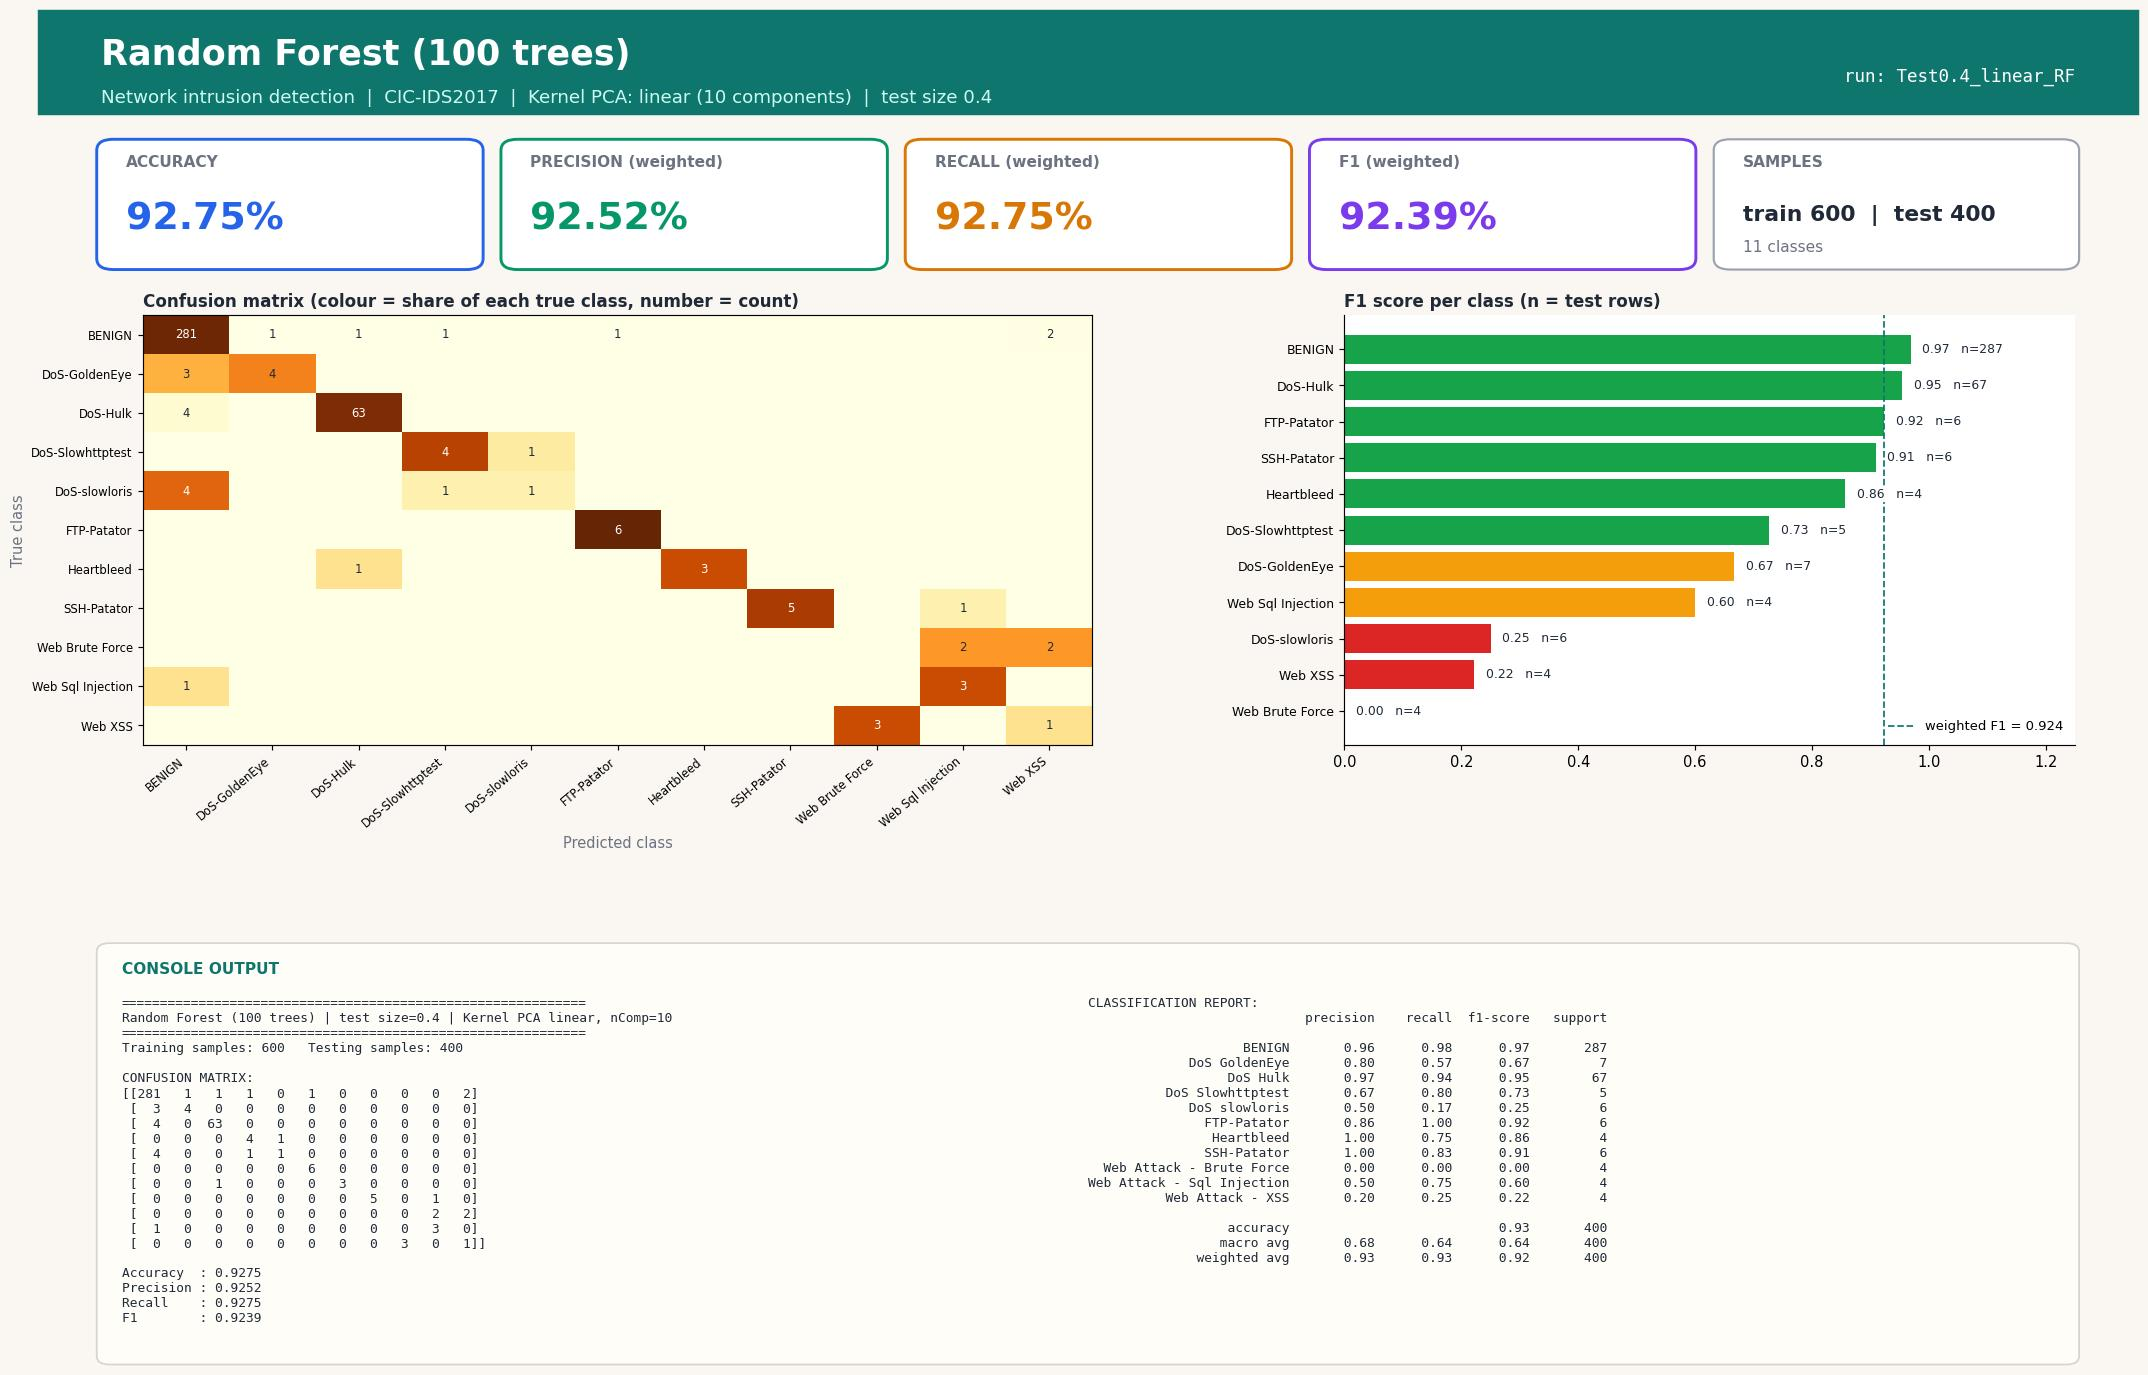

This figure's Python source:
#!/usr/bin/env python3
"""Random Forest (100 trees) | Test size 0.4 | Kernel PCA kernel=linear, n_components=10
CIC-IDS2017 (Tue+Wed+Thu-morning) 1000-row stratified sample.
Run in any IDE (Spyder / VS Code / PyCharm / Jupyter): open the file and press Run, no arguments needed.
Saves next to this file: 'Test0.4_linear_RF.jpg' - one image with the console output (confusion matrix, metrics, classification report) plus charts."""
import json, os
import numpy as np
import matplotlib.pyplot as plt
from sklearn.decomposition import KernelPCA
from sklearn.ensemble import RandomForestClassifier
from sklearn.metrics import (accuracy_score, classification_report, confusion_matrix,
                             f1_score, precision_score, recall_score)
from sklearn.model_selection import train_test_split
from sklearn.preprocessing import StandardScaler

TEST_SIZE, KERNEL, N_COMP, ALG, ALG_NAME = 0.4, "linear", 10, "RF", "Random Forest (100 trees)"
try:
    HERE = os.path.dirname(os.path.abspath(__file__))
except NameError:                      # Jupyter / interactive console
    HERE = os.getcwd()
def _find_root():                      # folder that contains data/sample.npz (works from any working directory)
    for p in (HERE, os.path.join(HERE, ".."), os.path.join(HERE, "..", ".."), os.getcwd()):
        if os.path.exists(os.path.join(p, "data", "sample.npz")):
            return os.path.abspath(p)
    raise FileNotFoundError("data/sample.npz not found - run prepare_data.py or keep the repo folder structure")
ROOT = _find_root()
tag = f"Test{TEST_SIZE}_{KERNEL}_{ALG}"

# 1. LOAD cached, cleaned sample (see prepare_data.py)
d = np.load(os.path.join(ROOT, "data", "sample.npz"), allow_pickle=True)
X, y, class_names = d["X"], d["y"], [str(c).replace("�", "-") for c in d["classes"]]

# 2. SPLIT
X_train, X_test, y_train, y_test = train_test_split(
    X, y, test_size=TEST_SIZE, random_state=42, stratify=y)

# 3. SCALE (fit on train only)
scaler = StandardScaler()
X_train = scaler.fit_transform(X_train); X_test = scaler.transform(X_test)

# 4. DIMENSIONALITY REDUCTION: Kernel PCA (fit on train only; gamma = sklearn default 1/n_features)
kpca = KernelPCA(n_components=N_COMP, kernel=KERNEL, random_state=0)
X_train = kpca.fit_transform(X_train); X_test = kpca.transform(X_test)

# 5. CLASSIFIER
classifier = RandomForestClassifier(n_estimators=100, random_state=0, n_jobs=1)
classifier.fit(X_train, y_train)
y_pred = classifier.predict(X_test)

# 6. METRICS
labels = np.arange(len(class_names))
cm = confusion_matrix(y_test, y_pred, labels=labels)
res = dict(test_size=TEST_SIZE, kernel=KERNEL, n_components=N_COMP, algorithm=ALG, model=ALG_NAME,
           n_train=int(len(y_train)), n_test=int(len(y_test)),
           accuracy=accuracy_score(y_test, y_pred),
           precision=precision_score(y_test, y_pred, average="weighted", zero_division=0),
           recall=recall_score(y_test, y_pred, average="weighted", zero_division=0),
           f1=f1_score(y_test, y_pred, average="weighted", zero_division=0))
report = classification_report(y_test, y_pred, labels=labels, target_names=class_names, zero_division=0)
lines = ["=" * 60, f"{ALG_NAME} | test size={TEST_SIZE} | Kernel PCA {KERNEL}, nComp={N_COMP}", "=" * 60,
         f"Training samples: {len(y_train)}   Testing samples: {len(y_test)}", "", "CONFUSION MATRIX:", np.array2string(cm), ""]
for k in ("accuracy", "precision", "recall", "f1"): lines.append(f"{k.capitalize():10s}: {res[k]:.4f}")
lines += ["", "CLASSIFICATION REPORT:", report]
console_output = "\n".join(lines); print(console_output)

# 7. VISUAL OUTPUT: ONE report-style image (banner, KPI cards, charts, console output) - real results only
from matplotlib.patches import FancyBboxPatch, Rectangle
short = [c.replace("Web Attack - ", "Web ").replace("DoS ", "DoS-") for c in class_names]
rep = classification_report(y_test, y_pred, labels=labels, target_names=class_names, zero_division=0, output_dict=True)
cmn = cm / np.maximum(cm.sum(axis=1, keepdims=True), 1)          # row-normalised = per-class recall
INK, MUTED, BG, ACC = "#1f2937", "#6b7280", "#faf7f2", "#0f766e"
fig = plt.figure(figsize=(20, 13.2), dpi=105, facecolor=BG)
fig.add_artist(Rectangle((0, 0.925), 1, 0.075, transform=fig.transFigure, color=ACC, zorder=0))
fig.text(0.03, 0.968, f"{ALG_NAME}", fontsize=24, fontweight="bold", color="white", va="center")
fig.text(0.03, 0.937, f"Network intrusion detection  |  CIC-IDS2017  |  Kernel PCA: {KERNEL} ({N_COMP} components)  |  test size {TEST_SIZE}",
         fontsize=12.5, color="#ccfbf1", va="center")
fig.text(0.97, 0.952, f"run: {tag}", fontsize=12, color="white", ha="right", va="center", family="monospace")

# KPI cards
cards = [("ACCURACY", res["accuracy"], "#2563eb"), ("PRECISION (weighted)", res["precision"], "#059669"),
         ("RECALL (weighted)", res["recall"], "#d97706"), ("F1 (weighted)", res["f1"], "#7c3aed")]
for i, (lab, v, col) in enumerate(cards):
    x0 = 0.03 + i * 0.1925
    fig.add_artist(FancyBboxPatch((x0, 0.815), 0.18, 0.09, boxstyle="round,pad=0.002,rounding_size=0.008", transform=fig.transFigure,
                                  facecolor="white", edgecolor=col, linewidth=2))
    fig.text(x0 + 0.012, 0.887, lab, fontsize=10.5, color=MUTED, fontweight="bold")
    fig.text(x0 + 0.012, 0.842, f"{v * 100:.2f}%", fontsize=26, color=col, fontweight="bold")
fig.add_artist(FancyBboxPatch((0.80, 0.815), 0.17, 0.09, boxstyle="round,pad=0.002,rounding_size=0.008", transform=fig.transFigure,
                              facecolor="white", edgecolor="#9ca3af", linewidth=1.5))
fig.text(0.812, 0.887, "SAMPLES", fontsize=10.5, color=MUTED, fontweight="bold")
fig.text(0.812, 0.848, f"train {res['n_train']}  |  test {res['n_test']}", fontsize=15, color=INK, fontweight="bold")
fig.text(0.812, 0.826, f"{len(class_names)} classes", fontsize=10.5, color=MUTED)

gs = fig.add_gridspec(1, 2, left=0.05, right=0.97, top=0.78, bottom=0.47, wspace=0.30, width_ratios=[1.3, 1])
ax1 = fig.add_subplot(gs[0, 0]); ax2 = fig.add_subplot(gs[0, 1])
for ax in (ax1, ax2): ax.set_facecolor("white")
im = ax1.imshow(cmn, cmap="YlOrBr", vmin=0, vmax=1, aspect="auto")
ax1.set_xticks(labels); ax1.set_yticks(labels); ax1.set_xticklabels(short, rotation=40, ha="right", fontsize=8); ax1.set_yticklabels(short, fontsize=8)
ax1.set_title("Confusion matrix (colour = share of each true class, number = count)", loc="left", fontsize=11.5, color=INK, fontweight="bold")
ax1.set_xlabel("Predicted class", color=MUTED); ax1.set_ylabel("True class", color=MUTED)
for a_ in labels:
    for b_ in labels:
        if cm[a_, b_]: ax1.text(b_, a_, cm[a_, b_], ha="center", va="center", fontsize=8, color="white" if cmn[a_, b_] > 0.6 else INK)
f1s = [rep[c]["f1-score"] for c in class_names]; sup = [int(rep[c]["support"]) for c in class_names]
order = np.argsort(f1s)
cols = ["#dc2626" if f1s[i] < 0.34 else "#f59e0b" if f1s[i] < 0.67 else "#16a34a" for i in order]
ax2.barh(range(len(order)), [f1s[i] for i in order], color=cols)
ax2.set_yticks(range(len(order))); ax2.set_yticklabels([short[i] for i in order], fontsize=8.5); ax2.set_xlim(0, 1.25)
ax2.set_title("F1 score per class (n = test rows)", loc="left", fontsize=11.5, color=INK, fontweight="bold")
for k, i in enumerate(order): ax2.text(f1s[i] + 0.02, k, f"{f1s[i]:.2f}   n={sup[i]}", va="center", fontsize=8.5, color=INK, zorder=5, bbox=dict(facecolor="white", edgecolor="none", pad=1))
for sp in ("top", "right"): ax2.spines[sp].set_visible(False)
ax2.axvline(res["f1"], color=ACC, ls="--", lw=1.2, label=f"weighted F1 = {res['f1']:.3f}"); ax2.legend(loc="lower right", fontsize=9, frameon=False)

# console output panel (same text that is printed to the console)
fig.add_artist(FancyBboxPatch((0.03, 0.025), 0.94, 0.30, boxstyle="round,pad=0.002,rounding_size=0.006", transform=fig.transFigure,
                              facecolor="#fffdf8", edgecolor="#d6d3d1", linewidth=1.2))
fig.text(0.04, 0.305, "CONSOLE OUTPUT", fontsize=10.5, color=ACC, fontweight="bold")
split_at = lines.index("CLASSIFICATION REPORT:")
fig.text(0.04, 0.288, "\n".join(lines[:split_at]), family="monospace", fontsize=8.8, color=INK, va="top")
fig.text(0.50, 0.288, "\n".join(lines[split_at:]), family="monospace", fontsize=8.8, color=INK, va="top")
plt.savefig(os.path.join(HERE, tag + ".jpg"), format="jpg", bbox_inches="tight", facecolor=BG)
if os.environ.get("ACN_NO_SHOW") != "1": plt.show()   # IDEs display the image; run_all.py disables this
plt.close()

os.makedirs(os.path.join(ROOT, "results", "json"), exist_ok=True)
with open(os.path.join(ROOT, "results", "json", tag + ".json"), "w") as f: json.dump(res, f)
